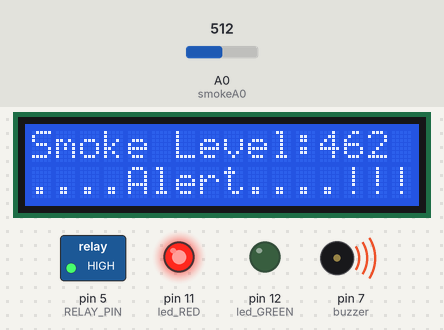
Recording of a sketch running on a simulated Arduino Uno, built with avr-gcc and run on an emulated ATmega328P. Parts: 16×2 character LCD, switched loads named in the sketch (green lamp = pin HIGH), output pins drawn as LEDs (lit = HIGH), buzzer (waves = sounding). The inputs (shaded band) are chosen by the test bench; at power-on: A0 (smokeA0) = 512.

Above: at 1.7 s.
1.8 s: A0 (smokeA0) set to 242
At 2.3 s:
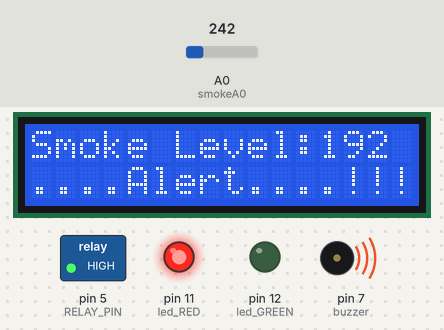
3.3 s: A0 (smokeA0) set to 227
At 4.6 s:
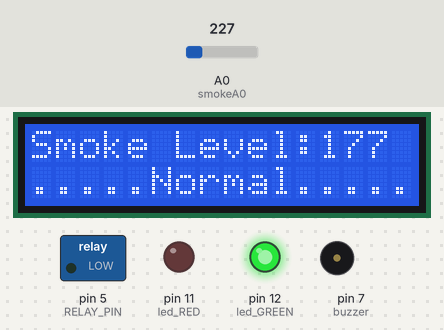
5.2 s: A0 (smokeA0) set to 175
At 7.0 s:
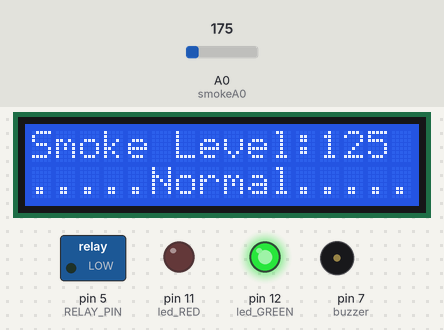
Timing chart, 0 to 8.5 s (numbered marks = the images above; inputs shaded):
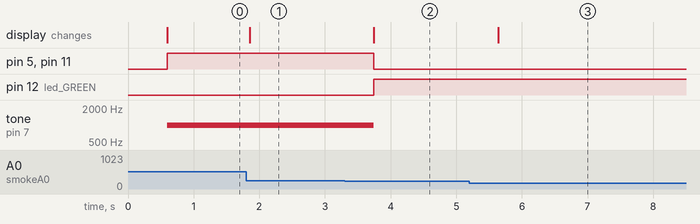

The sketch:

Gas_Leak_Detection.ino
```cpp
#include <MQ2.h>
#include <Wire.h>
#include <LiquidCrystal_I2C.h>

// LCD Configuration
LiquidCrystal_I2C lcd(0x27, 16, 2);

// MQ2 Sensor
int smokeA0 = A0;
int sensorThres = 185;
MQ2 mq2(smokeA0);

// LEDs
int led_RED = 11;
int led_GREEN = 12;

// Buzzer
const int buzzer = 7;

// Relay
int RELAY_PIN = 5;

void setup()
{
  pinMode(led_GREEN, OUTPUT);
  pinMode(led_RED, OUTPUT);
  pinMode(buzzer, OUTPUT);
  pinMode(RELAY_PIN, OUTPUT);

  Serial.begin(9600);

  lcd.init();
  lcd.backlight();

  mq2.begin();
}

void loop()
{
  int analogSensor = analogRead(smokeA0);

  lcd.setCursor(0, 0);
  lcd.print("Smoke Level:");
  lcd.print(analogSensor - 50);

  if (analogSensor - 50 > sensorThres)
  {
    lcd.setCursor(0, 1);
    lcd.print("....Alert....!!!");

    digitalWrite(led_GREEN, LOW);
    digitalWrite(led_RED, HIGH);

    tone(buzzer, 1000, 10000);

    digitalWrite(RELAY_PIN, HIGH);

    delay(100);
  }
  else
  {
    lcd.setCursor(0, 1);
    lcd.print(".....Normal.....");

    digitalWrite(led_GREEN, HIGH);
    digitalWrite(led_RED, LOW);

    noTone(buzzer);

    digitalWrite(RELAY_PIN, LOW);

    delay(100);
  }

  delay(500);
}
```

Measured:
- the behaviour switches between 236 and 235 on A0 (smokeA0) (found by bisection; images 1 and 2)
- after the input at 1.8 s, the display: changes after 0.06 s (image 1)
- after the input at 3.3 s, pin 5 (RELAY_PIN), pin 11 (led_RED): HIGH → LOW after 0.45 s; pin 12 (led_GREEN): LOW → HIGH after 0.45 s; tone on pin 7 (buzzer): 1000 Hz → silent after 0.45 s; the display: changes after 0.45 s (image 2)
- after the input at 5.2 s, the display: changes after 0.44 s (image 3)
